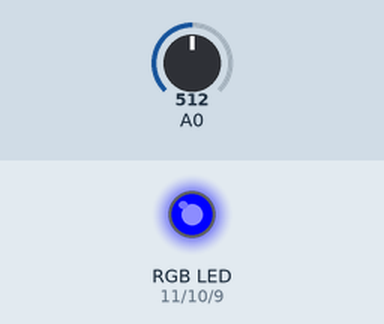
A sketch run on a simulated Arduino Uno, built with avr-gcc and run on an emulated ATmega328P. Parts: an RGB LED mixed from three pins (HIGH = lit). Inputs (shaded band) come from the test bench; at power-on: A0 = 512. What the sketch prints to the serial monitor is not drawn.

Above: at 0.1 s.
Timing chart, 0 to 121.5 s (numbered marks = the images above):
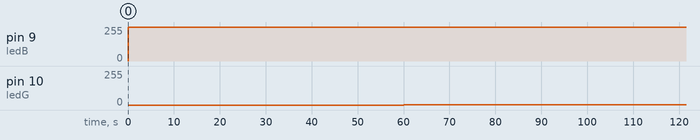

The sketch:

Diagrama_ternario_basefinalizada.ino
```cpp
/*
                      GME - GRUPO DE METODOS ELETROFORETICOS
                      Instituto de Quimica - UFG

Função: Função loop que gera o sinal dos leds nos comprimentos de onda red, green e blue.
A intensidade do sinal na função analogRead() para cada led é indicado em um diagrama ternário.
O valor 0 corresponde a 0% e 255 corresponde a 100%
Há tambem a leitura do sensor. Todos os valores medidos
são dispostos em uma tabela enviada pela Serial.

criado   07/07/2014
por Wanderson D. Lopes
modificado set 2022
por Wanderson D. Lopes
*/


int ledR = 11;
int ledG = 10;
int ledB = 9;
int v;
int var;
int sinal;

void setup() {

  pinMode(ledR, OUTPUT);
  pinMode(ledG, OUTPUT);
  pinMode(ledB, OUTPUT);
  Serial.begin(9600);
}


void loop() {

  for (int i = 0; i <= 255; i++){
  analogWrite(ledR, i);
  v = 255 - i;
  for (int x = 0; x <= v; x++){
  analogWrite(ledG, x);
  var = v - x;
  analogWrite(ledB, var);
  delay(10000);
  sinal = analogRead(A0);
  Serial.print(i);
  Serial.print("\t");
  Serial.print(v);
  Serial.print("\t");
  Serial.println(sinal);
  delay(50000);
     }
  }
 analogWrite(ledR, 0);
}
```

Measured:
- by itself, pin 9 (ledB): 0/255 → 255/255 at 0.00 s, → 254/255 60.0 s later, → 253/255 60.0 s later
- by itself, pin 10 (ledG): 0/255 → 1/255 at 60.0 s, → 2/255 60.0 s later
